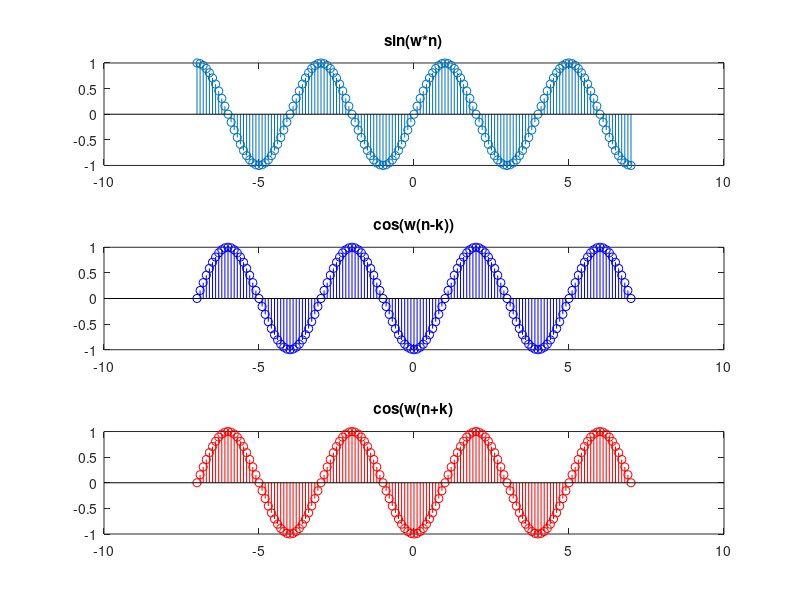

Recreate this plot in MATLAB.
clc
clear
close all
%%
n=-7:0.1:7;
xlim([-7,7]);
ylim([-1,1]);
k=2;
p=n-k;
q=n+k;
subplot(311);
stem(n,sin((pi/2)*n));
title('sin(w*n)');
subplot(312);
stem(n,cos((pi/2)*p),'b');
title('cos(w(n-k))');
subplot(313);
stem(n,cos((pi/2)*q),'r');
title('cos(w(n+k)');
